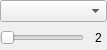
<ui version="4.0" >
 <class>udg::QThickSlabWidgetBase</class>
 <widget class="QWidget" name="udg::QThickSlabWidgetBase" >
  <property name="geometry" >
   <rect>
    <x>0</x>
    <y>0</y>
    <width>107</width>
    <height>50</height>
   </rect>
  </property>
  <property name="windowTitle" >
   <string>Form</string>
  </property>
  <layout class="QVBoxLayout" >
   <property name="margin" >
    <number>0</number>
   </property>
   <property name="spacing" >
    <number>4</number>
   </property>
   <item>
    <layout class="QHBoxLayout" >
     <property name="margin" >
      <number>0</number>
     </property>
     <property name="spacing" >
      <number>6</number>
     </property>
     <item>
      <widget class="QComboBox" name="m_projectionModeComboBox" >
       <property name="sizePolicy" >
        <sizepolicy>
         <hsizetype>1</hsizetype>
         <vsizetype>0</vsizetype>
         <horstretch>0</horstretch>
         <verstretch>0</verstretch>
        </sizepolicy>
       </property>
      </widget>
     </item>
    </layout>
   </item>
   <item>
    <layout class="QHBoxLayout" >
     <property name="margin" >
      <number>0</number>
     </property>
     <property name="spacing" >
      <number>6</number>
     </property>
     <item>
      <widget class="QSlider" name="m_slabThicknessSlider" >
       <property name="sizePolicy" >
        <sizepolicy>
         <hsizetype>0</hsizetype>
         <vsizetype>0</vsizetype>
         <horstretch>0</horstretch>
         <verstretch>0</verstretch>
        </sizepolicy>
       </property>
       <property name="minimum" >
        <number>2</number>
       </property>
       <property name="maximum" >
        <number>100</number>
       </property>
       <property name="pageStep" >
        <number>1</number>
       </property>
       <property name="orientation" >
        <enum>Qt::Horizontal</enum>
       </property>
       <property name="tickPosition" >
        <enum>QSlider::NoTicks</enum>
       </property>
       <property name="tickInterval" >
        <number>0</number>
       </property>
      </widget>
     </item>
     <item>
      <widget class="QLabel" name="m_slabThicknessLabel" >
       <property name="sizePolicy" >
        <sizepolicy>
         <hsizetype>1</hsizetype>
         <vsizetype>5</vsizetype>
         <horstretch>0</horstretch>
         <verstretch>0</verstretch>
        </sizepolicy>
       </property>
       <property name="text" >
        <string>2</string>
       </property>
       <property name="alignment" >
        <set>Qt::AlignCenter</set>
       </property>
      </widget>
     </item>
    </layout>
   </item>
  </layout>
 </widget>
 <resources/>
 <connections/>
</ui>
